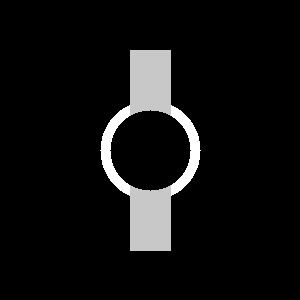
#> input picture OpenCV_Experiments/Exp_36_WatchRecognition/input.jpg, 300 x 300 px
$ jupyter execute Exp_36_WatchRecognition.ipynb
#> lines starting #> are read from the running program, lines starting #| are printed output that depends on the picture; after the words box and inside, x2 and y2 are one past the last pixel; in counts of white or black regions, pixels touching at a corner belong together
[cell 1]
import cv2
import numpy as np
from google.colab.patches import cv2_imshow
import urllib.request

[cell 2]
img = cv2.imread('input.jpg')
#> img is the input picture: shape (300, 300, 3); min 0, max 255, mean 17
template = cv2.imread('template.jpg')
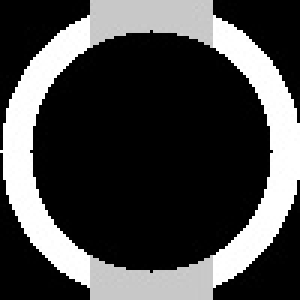
#> input picture OpenCV_Experiments/Exp_36_WatchRecognition/template.jpg, 100 x 100 px (shown 3 times larger)
#> template is the input picture: shape (100, 100, 3); min 0, max 255, mean 69.6
img_gray = cv2.cvtColor(img, cv2.COLOR_BGR2GRAY)
tpl_gray = cv2.cvtColor(template, cv2.COLOR_BGR2GRAY)
res = cv2.matchTemplate(img_gray, tpl_gray, cv2.TM_CCOEFF_NORMED)
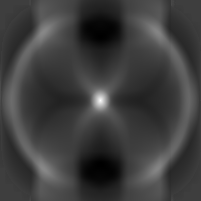
#> res: shape (201, 201) float32; min -0.324, max 1, mean -0.000228; drawn with min black and max white
_, _, _, max_loc = cv2.minMaxLoc(res)
#> max_loc = (100, 100)
h, w = tpl_gray.shape
#> h = 100; w = 100
cv2.rectangle(img, max_loc, (max_loc[0]+w, max_loc[1]+h), (0,0,255), 2)
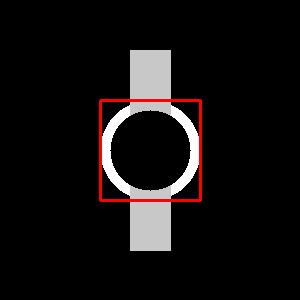
#> img: shape (300, 300, 3); 1.33% of pixels changed, all inside (x1, y1, x2, y2) = (99, 99, 202, 202)
extracted = img[max_loc[1]:max_loc[1]+h, max_loc[0]:max_loc[0]+w]
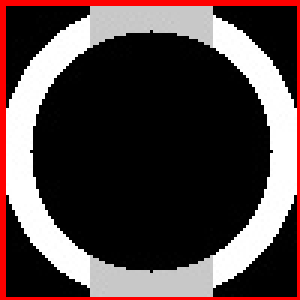
#> extracted: shape (100, 100, 3) (shown 3 times larger); mean B, G, R 66.2, 66.2, 81.3
cv2_imshow(img)
cv2_imshow(extracted)
